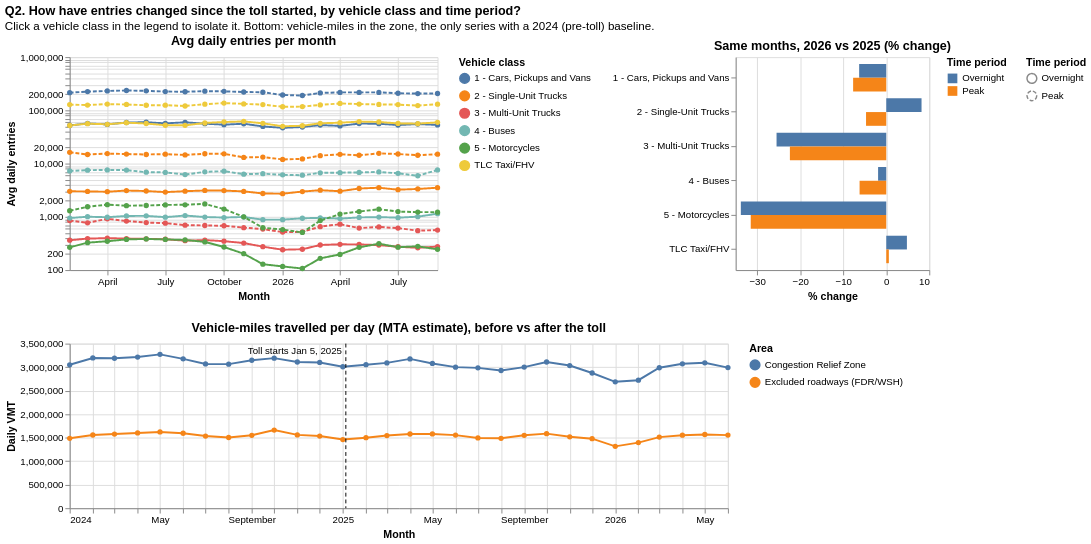

Express this chart as Vega-Lite.
### Vega-Lite specification from a JSON file in a GitHub repository (floating-point values rounded to 4 significant figures; data arrays with more than 128 entries replaced by an {"elided": "..."} marker saying what was removed)
{"$schema": "https://vega.github.io/schema/vega-lite/v5.json", "title": {"text": "Q2. How have entries changed since the toll started, by vehicle class and time period?", "subtitle": "Click a vehicle class in the legend to isolate it. Bottom: vehicle-miles in the zone, the only series with a 2024 (pre-toll) baseline."}, "vconcat": [{"hconcat": [{"title": "Avg daily entries per month", "width": 380, "height": 220, "data": {"values": {"elided": "240 records"}}, "params": [{"name": "cls", "select": {"type": "point", "fields": ["vehicle_class"]}, "bind": "legend"}], "mark": {"type": "line", "point": true}, "encoding": {"x": {"field": "month", "type": "temporal", "title": "Month"}, "y": {"field": "avg_daily_entries", "type": "quantitative", "title": "Avg daily entries", "scale": {"type": "log"}}, "color": {"field": "vehicle_class", "type": "nominal", "title": "Vehicle class"}, "strokeDash": {"field": "time_period", "type": "nominal", "title": "Time period"}, "opacity": {"condition": {"param": "cls", "value": 1}, "value": 0.1}, "tooltip": [{"field": "month", "type": "temporal", "format": "%b %Y"}, {"field": "vehicle_class"}, {"field": "time_period"}, {"field": "avg_daily_entries", "format": ",.0f"}]}}, {"title": "Same months, 2026 vs 2025 (% change)", "width": 200, "height": 220, "data": {"values": [{"vehicle_class": "1 - Cars, Pickups and Vans", "time_period": "Overnight", "avg_daily_2025": 56880.0, "avg_daily_2026": 53310.0, "pct_change": -6.3, "months_compared": "2-9"}, {"vehicle_class": "1 - Cars, Pickups and Vans", "time_period": "Peak", "avg_daily_2025": 227200.0, "avg_daily_2026": 209700.0, "pct_change": -7.7, "months_compared": "2-9"}, {"vehicle_class": "2 - Single-Unit Trucks", "time_period": "Overnight", "avg_daily_2025": 3028.0, "avg_daily_2026": 3276.0, "pct_change": 8.2, "months_compared": "2-9"}, {"vehicle_class": "2 - Single-Unit Trucks", "time_period": "Peak", "avg_daily_2025": 15170.0, "avg_daily_2026": 14460.0, "pct_change": -4.7, "months_compared": "2-9"}, {"vehicle_class": "3 - Multi-Unit Trucks", "time_period": "Overnight", "avg_daily_2025": 379.0, "avg_daily_2026": 282.0, "pct_change": -25.5, "months_compared": "2-9"}, {"vehicle_class": "3 - Multi-Unit Trucks", "time_period": "Peak", "avg_daily_2025": 788.0, "avg_daily_2026": 612.0, "pct_change": -22.4, "months_compared": "2-9"}, {"vehicle_class": "4 - Buses", "time_period": "Overnight", "avg_daily_2025": 1007.0, "avg_daily_2026": 988.0, "pct_change": -1.9, "months_compared": "2-9"}, {"vehicle_class": "4 - Buses", "time_period": "Peak", "avg_daily_2025": 7111.0, "avg_daily_2026": 6670.0, "pct_change": -6.2, "months_compared": "2-9"}, {"vehicle_class": "5 - Motorcycles", "time_period": "Overnight", "avg_daily_2025": 348.0, "avg_daily_2026": 230.0, "pct_change": -33.8, "months_compared": "2-9"}, {"vehicle_class": "5 - Motorcycles", "time_period": "Peak", "avg_daily_2025": 1613.0, "avg_daily_2026": 1104.0, "pct_change": -31.5, "months_compared": "2-9"}, {"vehicle_class": "TLC Taxi/FHV", "time_period": "Overnight", "avg_daily_2025": 55110.0, "avg_daily_2026": 57730.0, "pct_change": 4.8, "months_compared": "2-9"}, {"vehicle_class": "TLC Taxi/FHV", "time_period": "Peak", "avg_daily_2025": 126900.0, "avg_daily_2026": 127600.0, "pct_change": 0.6, "months_compared": "2-9"}]}, "mark": "bar", "encoding": {"y": {"field": "vehicle_class", "type": "nominal", "title": null}, "yOffset": {"field": "time_period"}, "x": {"field": "pct_change", "type": "quantitative", "title": "% change"}, "color": {"field": "time_period", "type": "nominal", "title": "Time period", "scale": {"range": ["#4c78a8", "#f58518"]}}, "tooltip": [{"field": "vehicle_class"}, {"field": "time_period"}, {"field": "avg_daily_2025", "format": ",.0f"}, {"field": "avg_daily_2026", "format": ",.0f"}, {"field": "pct_change"}, {"field": "months_compared"}]}}], "resolve": {"scale": {"color": "independent"}}}, {"title": "Vehicle-miles travelled per day (MTA estimate), before vs after the toll", "width": 680, "height": 170, "layer": [{"data": {"values": [{"date": "2024-01-01", "area": "Congestion Relief Zone", "daily_vmt_agps": 3050000.0, "daily_vmt_cvd": 2790000.0, "indexed_average_vmt": 100.0, "post_toll": false}, {"date": "2024-02-01", "area": "Congestion Relief Zone", "daily_vmt_agps": 3196000.0, "daily_vmt_cvd": 2772000.0, "indexed_average_vmt": 102.1, "post_toll": false}, {"date": "2024-03-01", "area": "Congestion Relief Zone", "daily_vmt_agps": 3189000.0, "daily_vmt_cvd": 2921000.0, "indexed_average_vmt": 104.6, "post_toll": false}, {"date": "2024-04-01", "area": "Congestion Relief Zone", "daily_vmt_agps": 3215000.0, "daily_vmt_cvd": 2662000.0, "indexed_average_vmt": 100.4, "post_toll": false}, {"date": "2024-05-01", "area": "Congestion Relief Zone", "daily_vmt_agps": 3272000.0, "daily_vmt_cvd": 2801000.0, "indexed_average_vmt": 103.8, "post_toll": false}, {"date": "2024-06-01", "area": "Congestion Relief Zone", "daily_vmt_agps": 3177000.0, "daily_vmt_cvd": 2525000.0, "indexed_average_vmt": 97.33, "post_toll": false}, {"date": "2024-07-01", "area": "Congestion Relief Zone", "daily_vmt_agps": 3068000.0, "daily_vmt_cvd": 2402000.0, "indexed_average_vmt": 93.35, "post_toll": false}, {"date": "2024-08-01", "area": "Congestion Relief Zone", "daily_vmt_agps": 3064000.0, "daily_vmt_cvd": 2330000.0, "indexed_average_vmt": 91.98, "post_toll": false}, {"date": "2024-09-01", "area": "Congestion Relief Zone", "daily_vmt_agps": 3147000.0, "daily_vmt_cvd": 2716000.0, "indexed_average_vmt": 100.3, "post_toll": false}, {"date": "2024-10-01", "area": "Congestion Relief Zone", "daily_vmt_agps": 3191000.0, "daily_vmt_cvd": 2754000.0, "indexed_average_vmt": 101.7, "post_toll": false}, {"date": "2024-11-01", "area": "Congestion Relief Zone", "daily_vmt_agps": 3110000.0, "daily_vmt_cvd": 2613000.0, "indexed_average_vmt": 97.81, "post_toll": false}, {"date": "2024-12-01", "area": "Congestion Relief Zone", "daily_vmt_agps": 3100000.0, "daily_vmt_cvd": 2539000.0, "indexed_average_vmt": 96.31, "post_toll": false}, {"date": "2025-01-01", "area": "Congestion Relief Zone", "daily_vmt_agps": 3009000.0, "daily_vmt_cvd": 2281000.0, "indexed_average_vmt": 90.2, "post_toll": true}, {"date": "2025-02-01", "area": "Congestion Relief Zone", "daily_vmt_agps": 3052000.0, "daily_vmt_cvd": 2342000.0, "indexed_average_vmt": 92.0, "post_toll": true}, {"date": "2025-03-01", "area": "Congestion Relief Zone", "daily_vmt_agps": 3091000.0, "daily_vmt_cvd": 2322000.0, "indexed_average_vmt": 92.28, "post_toll": true}, {"date": "2025-04-01", "area": "Congestion Relief Zone", "daily_vmt_agps": 3175000.0, "daily_vmt_cvd": 2451000.0, "indexed_average_vmt": 95.97, "post_toll": true}, {"date": "2025-05-01", "area": "Congestion Relief Zone", "daily_vmt_agps": 3079000.0, "daily_vmt_cvd": 2543000.0, "indexed_average_vmt": 96.04, "post_toll": true}, {"date": "2025-06-01", "area": "Congestion Relief Zone", "daily_vmt_agps": 3000000.0, "daily_vmt_cvd": 2377000.0, "indexed_average_vmt": 91.78, "post_toll": true}, {"date": "2025-07-01", "area": "Congestion Relief Zone", "daily_vmt_agps": 2985000.0, "daily_vmt_cvd": 2354000.0, "indexed_average_vmt": 91.12, "post_toll": true}, {"date": "2025-08-01", "area": "Congestion Relief Zone", "daily_vmt_agps": 2928000.0, "daily_vmt_cvd": 2304000.0, "indexed_average_vmt": 89.3, "post_toll": true}, {"date": "2025-09-01", "area": "Congestion Relief Zone", "daily_vmt_agps": 3001000.0, "daily_vmt_cvd": 2443000.0, "indexed_average_vmt": 92.97, "post_toll": true}, {"date": "2025-10-01", "area": "Congestion Relief Zone", "daily_vmt_agps": 3110000.0, "daily_vmt_cvd": 2364000.0, "indexed_average_vmt": 93.35, "post_toll": true}, {"date": "2025-11-01", "area": "Congestion Relief Zone", "daily_vmt_agps": 3034000.0, "daily_vmt_cvd": 2319000.0, "indexed_average_vmt": 91.31, "post_toll": true}, {"date": "2025-12-01", "area": "Congestion Relief Zone", "daily_vmt_agps": 2876000.0, "daily_vmt_cvd": 2219000.0, "indexed_average_vmt": 86.9, "post_toll": true}, {"date": "2026-01-01", "area": "Congestion Relief Zone", "daily_vmt_agps": 2688000.0, "daily_vmt_cvd": 1931000.0, "indexed_average_vmt": 78.67, "post_toll": true}, {"date": "2026-02-01", "area": "Congestion Relief Zone", "daily_vmt_agps": 2723000.0, "daily_vmt_cvd": 2150000.0, "indexed_average_vmt": 83.16, "post_toll": true}, {"date": "2026-03-01", "area": "Congestion Relief Zone", "daily_vmt_agps": 2987000.0, "daily_vmt_cvd": 2583000.0, "indexed_average_vmt": 95.26, "post_toll": true}, {"date": "2026-04-01", "area": "Congestion Relief Zone", "daily_vmt_agps": 3072000.0, "daily_vmt_cvd": 2654000.0, "indexed_average_vmt": 97.91, "post_toll": true}, {"date": "2026-05-01", "area": "Congestion Relief Zone", "daily_vmt_agps": 3093000.0, "daily_vmt_cvd": 2610000.0, "indexed_average_vmt": 97.48, "post_toll": true}, {"date": "2026-06-01", "area": "Congestion Relief Zone", "daily_vmt_agps": 2990000.0, "daily_vmt_cvd": 2821000.0, "indexed_average_vmt": 99.57, "post_toll": true}, {"date": "2024-01-01", "area": "Excluded roadways (FDR/WSH)", "daily_vmt_agps": 1486000.0, "daily_vmt_cvd": 1250000.0, "indexed_average_vmt": 100.0, "post_toll": false}, {"date": "2024-02-01", "area": "Excluded roadways (FDR/WSH)", "daily_vmt_agps": 1557000.0, "daily_vmt_cvd": 1286000.0, "indexed_average_vmt": 103.8, "post_toll": false}, {"date": "2024-03-01", "area": "Excluded roadways (FDR/WSH)", "daily_vmt_agps": 1577000.0, "daily_vmt_cvd": 1318000.0, "indexed_average_vmt": 105.8, "post_toll": false}, {"date": "2024-04-01", "area": "Excluded roadways (FDR/WSH)", "daily_vmt_agps": 1600000.0, "daily_vmt_cvd": 1198000.0, "indexed_average_vmt": 101.8, "post_toll": false}, {"date": "2024-05-01", "area": "Excluded roadways (FDR/WSH)", "daily_vmt_agps": 1622000.0, "daily_vmt_cvd": 1275000.0, "indexed_average_vmt": 105.6, "post_toll": false}, {"date": "2024-06-01", "area": "Excluded roadways (FDR/WSH)", "daily_vmt_agps": 1594000.0, "daily_vmt_cvd": 1196000.0, "indexed_average_vmt": 101.5, "post_toll": false}, {"date": "2024-07-01", "area": "Excluded roadways (FDR/WSH)", "daily_vmt_agps": 1535000.0, "daily_vmt_cvd": 1101000.0, "indexed_average_vmt": 95.67, "post_toll": false}, {"date": "2024-08-01", "area": "Excluded roadways (FDR/WSH)", "daily_vmt_agps": 1504000.0, "daily_vmt_cvd": 1090000.0, "indexed_average_vmt": 94.19, "post_toll": false}, {"date": "2024-09-01", "area": "Excluded roadways (FDR/WSH)", "daily_vmt_agps": 1551000.0, "daily_vmt_cvd": 1208000.0, "indexed_average_vmt": 100.5, "post_toll": false}, {"date": "2024-10-01", "area": "Excluded roadways (FDR/WSH)", "daily_vmt_agps": 1662000.0, "daily_vmt_cvd": 1232000.0, "indexed_average_vmt": 105.2, "post_toll": false}, {"date": "2024-11-01", "area": "Excluded roadways (FDR/WSH)", "daily_vmt_agps": 1560000.0, "daily_vmt_cvd": 1224000.0, "indexed_average_vmt": 101.4, "post_toll": false}, {"date": "2024-12-01", "area": "Excluded roadways (FDR/WSH)", "daily_vmt_agps": 1535000.0, "daily_vmt_cvd": 1189000.0, "indexed_average_vmt": 99.22, "post_toll": false}, {"date": "2025-01-01", "area": "Excluded roadways (FDR/WSH)", "daily_vmt_agps": 1460000.0, "daily_vmt_cvd": 1085000.0, "indexed_average_vmt": 92.54, "post_toll": true}, {"date": "2025-02-01", "area": "Excluded roadways (FDR/WSH)", "daily_vmt_agps": 1500000.0, "daily_vmt_cvd": 1142000.0, "indexed_average_vmt": 96.16, "post_toll": true}, {"date": "2025-03-01", "area": "Excluded roadways (FDR/WSH)", "daily_vmt_agps": 1545000.0, "daily_vmt_cvd": 1178000.0, "indexed_average_vmt": 99.13, "post_toll": true}, {"date": "2025-04-01", "area": "Excluded roadways (FDR/WSH)", "daily_vmt_agps": 1578000.0, "daily_vmt_cvd": 1157000.0, "indexed_average_vmt": 99.39, "post_toll": true}, {"date": "2025-05-01", "area": "Excluded roadways (FDR/WSH)", "daily_vmt_agps": 1580000.0, "daily_vmt_cvd": 1218000.0, "indexed_average_vmt": 101.9, "post_toll": true}, {"date": "2025-06-01", "area": "Excluded roadways (FDR/WSH)", "daily_vmt_agps": 1555000.0, "daily_vmt_cvd": 1161000.0, "indexed_average_vmt": 98.77, "post_toll": true}, {"date": "2025-07-01", "area": "Excluded roadways (FDR/WSH)", "daily_vmt_agps": 1495000.0, "daily_vmt_cvd": 1087000.0, "indexed_average_vmt": 93.78, "post_toll": true}, {"date": "2025-08-01", "area": "Excluded roadways (FDR/WSH)", "daily_vmt_agps": 1486000.0, "daily_vmt_cvd": 1063000.0, "indexed_average_vmt": 92.54, "post_toll": true}, {"date": "2025-09-01", "area": "Excluded roadways (FDR/WSH)", "daily_vmt_agps": 1551000.0, "daily_vmt_cvd": 1166000.0, "indexed_average_vmt": 98.82, "post_toll": true}, {"date": "2025-10-01", "area": "Excluded roadways (FDR/WSH)", "daily_vmt_agps": 1586000.0, "daily_vmt_cvd": 1146000.0, "indexed_average_vmt": 99.2, "post_toll": true}, {"date": "2025-11-01", "area": "Excluded roadways (FDR/WSH)", "daily_vmt_agps": 1519000.0, "daily_vmt_cvd": 1053000.0, "indexed_average_vmt": 93.22, "post_toll": true}, {"date": "2025-12-01", "area": "Excluded roadways (FDR/WSH)", "daily_vmt_agps": 1479000.0, "daily_vmt_cvd": 985700.0, "indexed_average_vmt": 89.19, "post_toll": true}, {"date": "2026-01-01", "area": "Excluded roadways (FDR/WSH)", "daily_vmt_agps": 1315000.0, "daily_vmt_cvd": 945100.0, "indexed_average_vmt": 82.06, "post_toll": true}, {"date": "2026-02-01", "area": "Excluded roadways (FDR/WSH)", "daily_vmt_agps": 1395000.0, "daily_vmt_cvd": 960600.0, "indexed_average_vmt": 85.37, "post_toll": true}, {"date": "2026-03-01", "area": "Excluded roadways (FDR/WSH)", "daily_vmt_agps": 1512000.0, "daily_vmt_cvd": 1138000.0, "indexed_average_vmt": 96.4, "post_toll": true}, {"date": "2026-04-01", "area": "Excluded roadways (FDR/WSH)", "daily_vmt_agps": 1553000.0, "daily_vmt_cvd": 1202000.0, "indexed_average_vmt": 100.3, "post_toll": true}, {"date": "2026-05-01", "area": "Excluded roadways (FDR/WSH)", "daily_vmt_agps": 1568000.0, "daily_vmt_cvd": 1169000.0, "indexed_average_vmt": 99.52, "post_toll": true}, {"date": "2026-06-01", "area": "Excluded roadways (FDR/WSH)", "daily_vmt_agps": 1554000.0, "daily_vmt_cvd": 1247000.0, "indexed_average_vmt": 102.2, "post_toll": true}]}, "mark": {"type": "line", "point": true}, "encoding": {"x": {"field": "date", "type": "temporal", "title": "Month"}, "y": {"field": "daily_vmt_agps", "type": "quantitative", "title": "Daily VMT"}, "color": {"field": "area", "type": "nominal", "title": "Area"}, "tooltip": [{"field": "date", "type": "temporal", "format": "%b %Y"}, {"field": "area"}, {"field": "daily_vmt_agps", "format": ",.0f"}]}}, {"data": {"values": [{"d": "2025-01-05"}]}, "mark": {"type": "rule", "strokeDash": [4, 3], "color": "black"}, "encoding": {"x": {"field": "d", "type": "temporal"}}}, {"data": {"values": [{"d": "2025-01-05"}]}, "mark": {"type": "text", "align": "right", "dx": -4, "y": 8, "fontSize": 10}, "encoding": {"x": {"field": "d", "type": "temporal"}, "text": {"value": "Toll starts Jan 5, 2025"}}}]}], "resolve": {"scale": {"color": "independent"}}}
